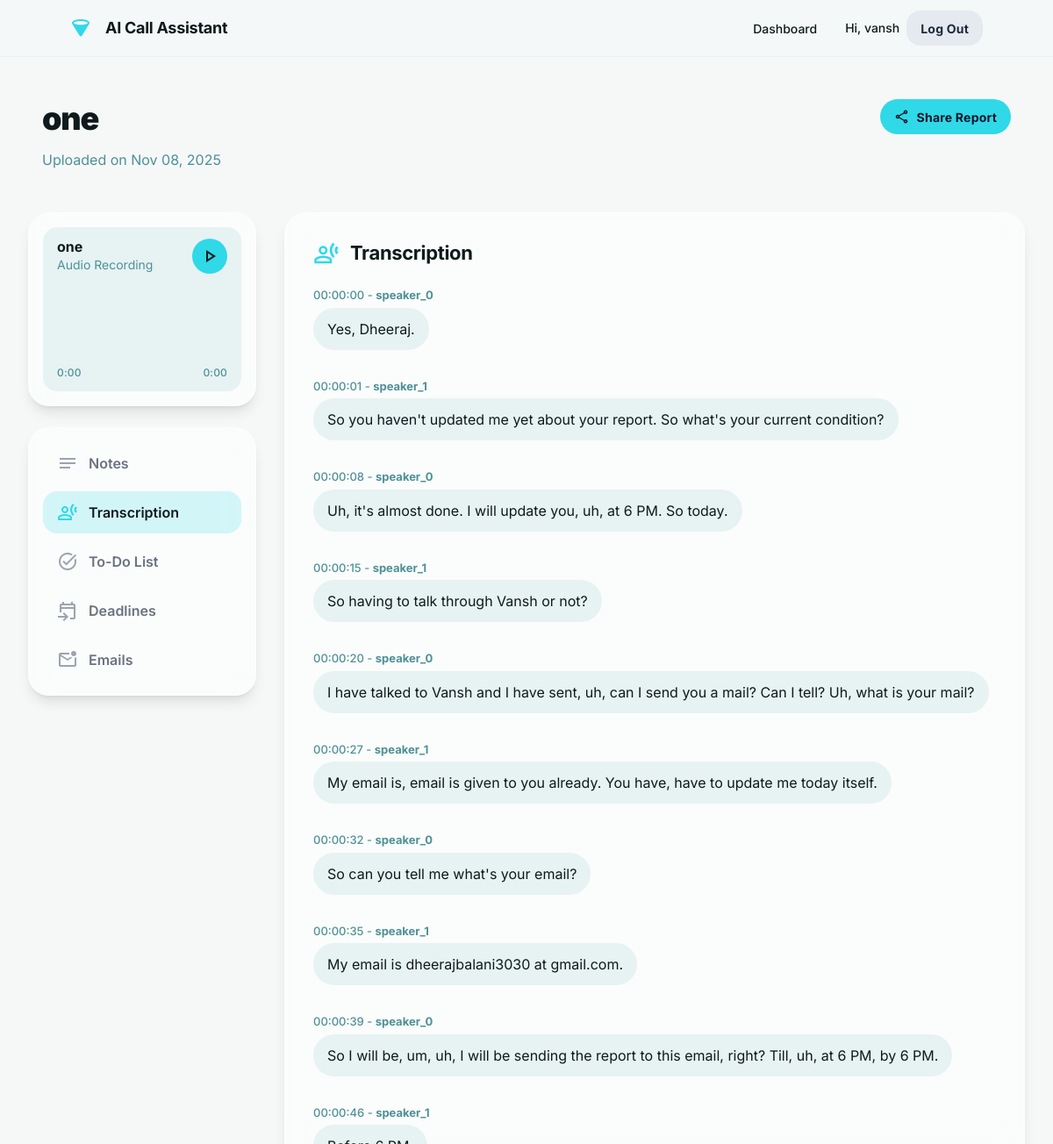
The page /analysis/1/transcription/ (signed in) on the database its author committed.
### core/models.py (models this page shows, shortened)
class AudioFile(models.Model):
    user = models.ForeignKey(User, on_delete=models.CASCADE, related_name="audio_files")
    title = models.CharField(max_length=255, blank=True, null=True)
    audio_file = models.FileField(upload_to='uploads/audio/')
    uploaded_at = models.DateTimeField(auto_now_add=True)
    keep_note_name = models.CharField(max_length=255, blank=True, null=True)

class TranscriptSegment(models.Model):
    audio = models.ForeignKey(AudioFile, related_name='transcripts', on_delete=models.CASCADE)
    speaker = models.CharField(max_length=100, blank=True, null=True)
    start_time = models.CharField(max_length=50, help_text="Start time (e.g., 00:00:03)")
    end_time = models.CharField(max_length=50, help_text="End time (e.g., 00:00:08)")
    text = models.TextField()

### core/views.py (the view)
# urls.py: path('analysis/<int:audio_id>/transcription/', views.transcription_view, name='transcription_view'),
@login_required
def transcription_view(request, audio_id):
    audio_file = get_object_or_404(AudioFile, id=audio_id, user=request.user)
    transcripts = audio_file.transcripts.all().order_by('start_time')
    context = {
        'audio': audio_file,
        'transcripts': transcripts,
        'active_page': 'transcription' # 👈 To highlight the nav link
    }
    return render(request, 'core/transcription.html', context)

### templates/core/transcription.html
{% extends 'core/analysis_base.html' %}
{% block content %}
<div class="p-4 sm:p-6 bg-white/50 dark:bg-black/20 rounded-xl backdrop-blur-lg border border-white/30 dark:border-black/30 shadow-lg min-h-[600px]">
<h2 class="text-[#0e1a1b] dark:text-white text-[22px] font-bold leading-tight tracking-[-0.015em] px-2 pb-3 pt-1 flex items-center gap-3">
<span class="material-symbols-outlined text-primary text-3xl">transcribe</span>
<span>Transcription</span>
</h2>
<div class="space-y-4 max-h-[calc(100vh-250px)] overflow-y-auto pr-2">
    {% for segment in transcripts %}
    <div class="flex items-start gap-3 p-2">
        <div class="flex flex-1 flex-col gap-1 items-start">
            <p class="text-[#4e9197] dark:text-gray-400 text-[13px] font-medium leading-normal max-w-[360px]">
                {{ segment.start_time }} - <span class="font-bold">{{ segment.speaker|default:'Unknown' }}</span>
            </p>
            <p class="text-base font-normal leading-normal flex max-w-full rounded-xl px-4 py-3 bg-[#e7f2f3] dark:bg-white/10 text-[#0e1a1b] dark:text-gray-200">
                {{ segment.text }}
            </p>
        </div>
    </div>
    {% empty %}
    <div class="flex items-start gap-3 p-2">
        <p class="text-base font-normal leading-normal text-[#4e9197] dark:text-gray-300">
            No transcription segments were found for this file.
        </p>
    </div>
    {% endfor %}
</div>
</div>
{% endblock %}

### templates/core/analysis_base.html (shortened to what this page needs)
{% load socialaccount %}
<!DOCTYPE html>
<html class="light" lang="en"><head>
<script src="https://cdn.tailwindcss.com?plugins=forms,container-queries"></script>
</head>
<body class="font-display bg-background-light dark:bg-background-dark text-[#0e1a1b] dark:text-gray-200">
<div class="relative flex h-auto min-h-screen w-full flex-col group/design-root overflow-x-hidden">
<div class="layout-container flex h-full grow flex-col">
<header class="flex items-center justify-between whitespace-nowrap border-b border-solid border-b-[#e7f2f3] dark:border-b-gray-800 px-4 sm:px-10 lg:px-20 py-3 sticky top-0 z-50 bg-background-light/80 dark:bg-background-dark/80 backdrop-blur-sm">
<div class="flex items-center gap-8">
<div class="flex items-center gap-4 text-[#0e1a1b] dark:text-white">
<div class="size-6 text-primary">
</div>
<h2 class="text-lg font-bold leading-tight tracking-[-0.015em]">AI Call Assistant</h2>
</div>
</div>
<div class="flex flex-1 justify-end gap-2 sm:gap-4 md:gap-8 items-center">
<div class="hidden md:flex items-center gap-9">
    <a class="text-[#0e1a1b] dark:text-gray-300 hover:text-primary dark:hover:text-primary text-sm font-medium leading-normal" href="{% url 'dashboard' %}">Dashboard</a>
</div>
<div class="flex gap-2">
    {% if user.is_authenticated %}
        <span class="hidden sm:flex items-center text-[#0e1a1b] dark:text-gray-300 text-sm font-medium">
            Hi, {{ user.first_name|default:user.username }}
        </span>
        <form method="POST" action="{% url 'account_logout' %}">
            <button type="submit" class="flex min-w-[84px] cursor-pointer items-center justify-center overflow-hidden rounded-lg h-10 px-4 bg-slate-200/80 dark:bg-slate-700/80 text-slate-800 dark:text-white text-sm font-bold leading-normal tracking-[0.015em] hover:bg-slate-300 dark:hover:bg-slate-600 transition-colors">
                <span class="truncate">Log Out</span>
            </button>
        </form>
    {% endif %}
</div>
</div>
</header>
<main class="flex-1 px-4 sm:px-6 lg:px-8 py-8">
<div class="max-w-screen-xl mx-auto">
<div class="flex flex-wrap justify-between gap-4 p-4 mb-8">
<div class="flex min-w-72 flex-col gap-3">
<h1 class="text-[#0e1a1b] dark:text-white text-4xl font-black leading-tight tracking-[-0.033em]">{{ audio.title }}</h1>
<p class="text-[#4e9197] dark:text-gray-400 text-base font-normal leading-normal">Uploaded on {{ audio.uploaded_at|date:"M d, Y" }}</p>
</div>
<button class="flex min-w-[84px] max-w-[480px] cursor-pointer items-center justify-center overflow-hidden rounded-xl h-10 px-4 bg-primary text-slate-900 text-sm font-bold leading-normal tracking-[0.015em] gap-2">
<span class="material-symbols-outlined text-lg">share</span>
<span class="truncate">Share Report</span>
</button>
</div>
<div class="grid grid-cols-1 md:grid-cols-12 gap-8">
<div class="md:col-span-4 lg:col-span-3">
<div class="flex flex-col gap-6 sticky top-28">
<div class="p-4 bg-white/50 dark:bg-black/20 rounded-xl backdrop-blur-lg border border-white/30 dark:border-black/30 shadow-lg">
    <div class="flex flex-col gap-3 rounded-lg bg-[#e7f2f3] dark:bg-white/10 px-4 py-3">
        <div class="flex items-center gap-4 overflow-hidden">
            <div class="flex-1">
                <p class="text-[#0e1a1b] dark:text-white text-base font-bold leading-tight truncate">{{ audio.title }}</p>
                <p class="text-[#4e9197] dark:text-gray-400 text-sm font-normal leading-normal truncate">Audio Recording</p>
            </div>
            <button id="player-play-pause" type="button" class="flex shrink-0 items-center justify-center rounded-full size-10 bg-primary text-[#0e1a1b]">
                <span id="player-play-icon" class="material-symbols-outlined text-2xl">play_arrow</span>
            </button>
        </div>
        <div id="waveform" class="w-full h-20">
            </div>
        <div class="flex items-center justify-between">
            <p id="player-current-time" class="text-[#4e9197] dark:text-gray-400 text-xs font-medium leading-normal tracking-[0.015em]">0:00</p>
            <p id="player-total-time" class="text-[#4e9197] dark:text-gray-400 text-xs font-medium leading-normal tracking-[0.015em]">0:00</p>
        </div>
    </div>
</div>
<nav class="flex flex-col gap-2 p-4 bg-white/50 dark:bg-black/20 rounded-xl backdrop-blur-lg border border-white/30 dark:border-black/30 shadow-lg">
    <a href="{% url 'summary_view' audio.id %}" class="group flex items-center gap-3 rounded-lg px-4 py-3 text-left font-semibold transition-all duration-200
        {% if active_page == 'summary' %}
            text-[#0e1a1b] dark:text-white bg-primary/20 dark:bg-primary/30
        {% else %}
            text-gray-500 dark:text-gray-400 hover:bg-gray-200/50 dark:hover:bg-white/10
        {% endif %}">
        <span class="material-symbols-outlined {% if active_page == 'summary' %}text-primary{% else %}text-gray-400 dark:text-gray-500 group-hover:text-primary{% endif %}">notes</span>
        <span>Notes</span>
    </a>
    <a href="{% url 'transcription_view' audio.id %}" class="group flex items-center gap-3 rounded-lg px-4 py-3 text-left font-semibold transition-all duration-200
        {% if active_page == 'transcription' %}
            text-[#0e1a1b] dark:text-white bg-primary/20 dark:bg-primary/30
        {% else %}
            text-gray-500 dark:text-gray-400 hover:bg-gray-200/50 dark:hover:bg-white/10
        {% endif %}">
        <span class="material-symbols-outlined {% if active_page == 'transcription' %}text-primary{% else %}text-gray-400 dark:text-gray-500 group-hover:text-primary{% endif %}">transcribe</span>
        <span>Transcription</span>
    </a>
    <a href="{% url 'todo_view' audio.id %}" class="group flex items-center gap-3 rounded-lg px-4 py-3 text-left font-semibold transition-all duration-200
        {% if active_page == 'todos' %}
            text-[#0e1a1b] dark:text-white bg-primary/20 dark:bg-primary/30
        {% else %}
            text-gray-500 dark:text-gray-400 hover:bg-gray-200/50 dark:hover:bg-white/10
        {% endif %}">
        <span class="material-symbols-outlined {% if active_page == 'todos' %}text-primary{% else %}text-gray-400 dark:text-gray-500 group-hover:text-primary{% endif %}">task_alt</span>
        <span>To-Do List</span>
    </a>
    <a href="{% url 'deadlines_view' audio.id %}" class="group flex items-center gap-3 rounded-lg px-4 py-3 text-left font-semibold transition-all duration-200
        {% if active_page == 'deadlines' %}
            text-[#0e1a1b] dark:text-white bg-primary/20 dark:bg-primary/30
        {% else %}
            text-gray-500 dark:text-gray-400 hover:bg-gray-200/50 dark:hover:bg-white/10
        {% endif %}">
        <span class="material-symbols-outlined {% if active_page == 'deadlines' %}text-primary{% else %}text-gray-400 dark:text-gray-500 group-hover:text-primary{% endif %}">event_upcoming</span>
        <span>Deadlines</span>
    </a>
    <a href="{% url 'email_view' audio.id %}" class="group flex items-center gap-3 rounded-lg px-4 py-3 text-left font-semibold transition-all duration-200
        {% if active_page == 'email' %}
            text-[#0e1a1b] dark:text-white bg-primary/20 dark:bg-primary/30
        {% else %}
            text-gray-500 dark:text-gray-400 hover:bg-gray-200/50 dark:hover:bg-white/10
        {% endif %}">
        <span class="material-symbols-outlined {% if active_page == 'email' %}text-primary{% else %}text-gray-400 dark:text-gray-500 group-hover:text-primary{% endif %}">mark_email_unread</span>
        <span>Emails</span>
    </a>
</nav>
</div>
</div>
<div class="md:col-span-8 lg:col-span-9">
{% block content %}
{% endblock %}
</div>
</div>
</div>
</main>
</div>
</div>
</body></html>

### templates/core/analysis_base.html (style rules this page uses)
.material-symbols-outlined { font-variation-settings: 'FILL' 0, 'wght' 400, 'GRAD' 0, 'opsz' 24; }

### rows shown on the page
AudioFile: title "one", uploaded_at "Nov 08, 2025"
TranscriptSegment: start_time "00:00:00", speaker "speaker_0", text "Yes, Dheeraj."
TranscriptSegment: start_time "00:00:01", speaker "speaker_1", text "So you haven't updated me yet about your report. So what's your current condition?"
TranscriptSegment: start_time "00:00:08", speaker "speaker_0", text "Uh, it's almost done. I will update you, uh, at 6 PM. So today."
TranscriptSegment: start_time "00:00:15", speaker "speaker_1", text "So having to talk through Vansh or not?"
TranscriptSegment: start_time "00:00:20", speaker "speaker_0", text "I have talked to Vansh and I have sent, uh, can I send you a mail? Can I tell? Uh, what is your mail?"
TranscriptSegment: start_time "00:00:27", speaker "speaker_1", text "My email is, email is given to you already. You have, have to update me today itself."
TranscriptSegment: start_time "00:00:32", speaker "speaker_0", text "So can you tell me what's your email?"
TranscriptSegment: start_time "00:00:35", speaker "speaker_1", text "My email is dheerajbalani3030 at gmail.com."
TranscriptSegment: start_time "00:00:39", speaker "speaker_0", text "So I will be, um, uh, I will be sending the report to this email, right? Till, uh, at 6 PM, by 6 PM."
TranscriptSegment: start_time "00:00:46", speaker "speaker_1"

### other values the page prints
{{ user.first_name|default:user.username }} "vansh"
